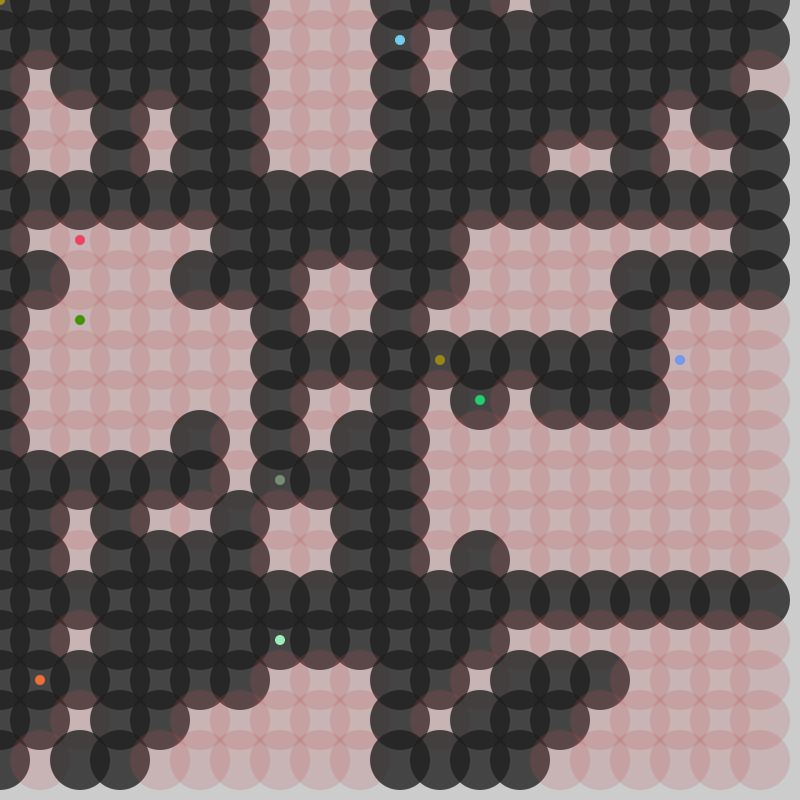
Frame 1 (no input)
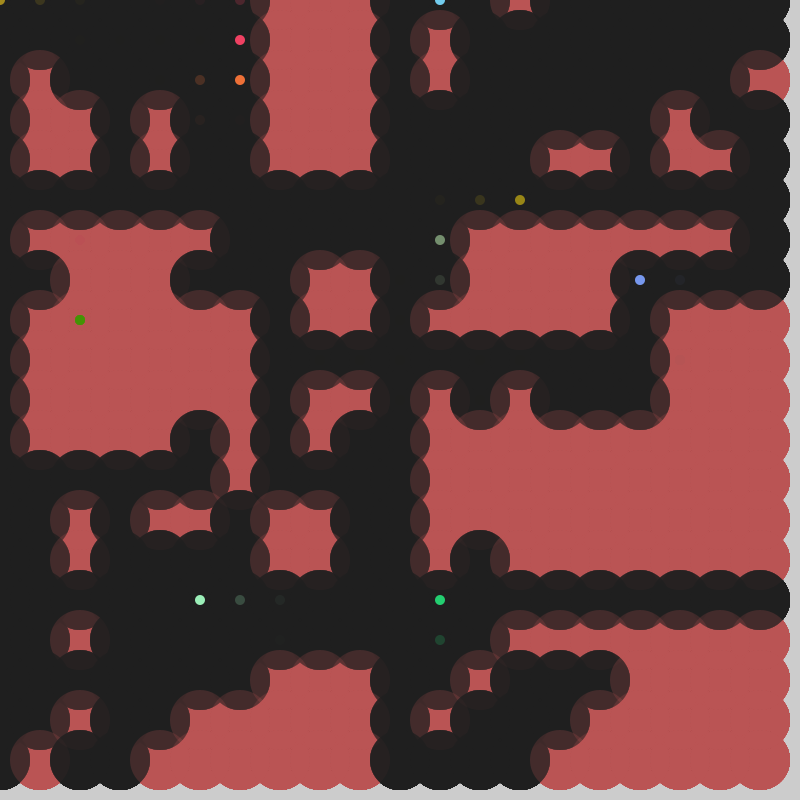
Frame 60 (the mouse pressed at the canvas centre just before this capture)
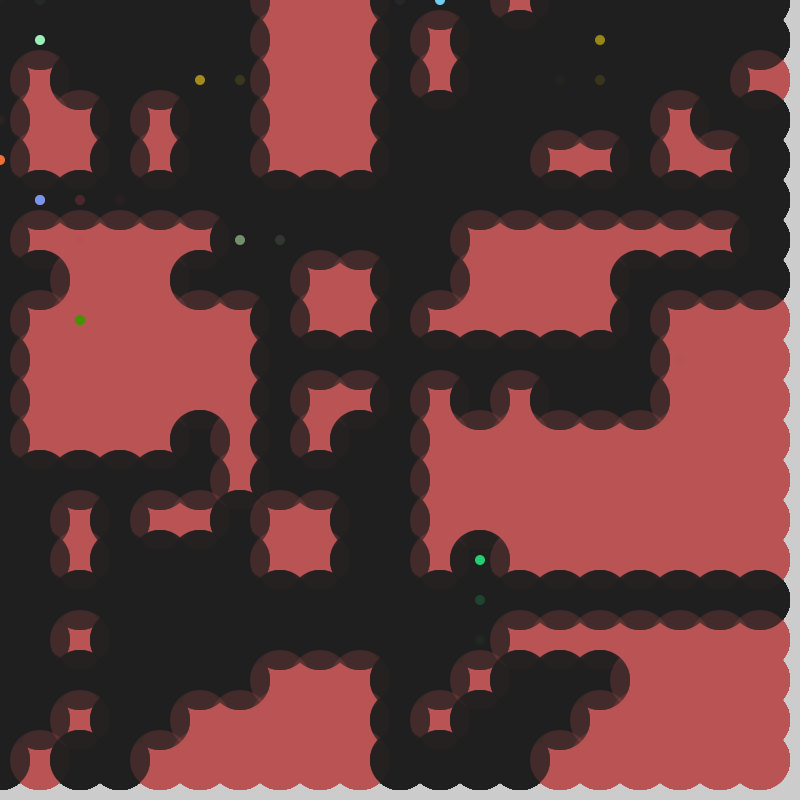
Frame 120 (the mouse held since frame 60 and released just before this capture)

The Processing sketch that drew these frames (run headless with seeded random() and noise(); from frame 60 on, the mouse is pressed at the canvas centre):

// Processing sketch: PeepCity
// ── PeepCity.pde

int ROWS = 20;
int COLS = 20;
float blockWidth, blockHeight;
int[][] WORLD;

int HOUSE = 0;
int STREET = 1;

int peepX[], peepY[], peepC[];
int NPEEPS = 10;
void setup() {
  size(800, 800);
  
  WORLD = new int[COLS][ROWS];
  peepX = new int[NPEEPS];
  peepY = new int[NPEEPS];
  peepC = new int[NPEEPS];
  
  int nwalkers = ROWS;
  int nsteps =ROWS;
  for (int walker=0; walker < nwalkers; ++walker) {
    int posX = int(random(COLS));
    int posY = int(random(ROWS)); 
    for (int step=0; step < nsteps; ++step) {
      WORLD[posX][posY] = STREET;
      int randomDirection =(int)random(4);
      final int N=0, E=1, S=2, W=3;
      switch(randomDirection) {
        case N:
          posY -= 1;
          posY = abs(posY%ROWS);
          break;
        case S:
          posY += 1;
          posY = abs(posY%ROWS);
          break;
        case E:
          posX += 1;
          posX = abs(posX%COLS);
          break;
        case W:
          posX -= 1;
          posX = abs(posX%COLS);
      } 
    }
  }
  
  for (int row=0; row < ROWS; ++row) {
    for (int col=0; col < COLS; ++col) {
      if(row%10 == 0 || col%10 == 5)
        WORLD[row][col] = STREET;
    }
  }
  
  for (int p=0; p<NPEEPS; ++p) {
    peepX[p] = int(random(COLS));
    peepY[p] = int(random(ROWS));
    peepC[p] = color(random(255),random(255),random(255));
  }

  
  
  blockWidth = width/(float)COLS;
  blockHeight = height/(float)ROWS;
  noStroke();
  
  frameRate(10);
}


void draw() {
  for (int row=0; row < ROWS; ++row) {
    for (int col=0; col < COLS; ++col) {
      if(WORLD[col][row] == STREET)
        fill(30, 200);
      else
        fill(185, 80, 80, 50);
        
      ellipse(col*blockWidth, row*blockHeight, blockWidth*1.5, blockHeight*1.5);
    }
  }
  
  for (int p=0; p<NPEEPS; ++p) {
    for (int i=0; i<1; ++i) {
      int randomDirection =(int)random(4);
      int oldX = peepX[p], oldY = peepY[p];
      final int N=0, E=1, S=2, W=3;
      switch(randomDirection) {
        case N:
          peepY[p] -= 1;
          peepY[p] = abs(peepY[p]%ROWS);
          break;
        case S:
          if (peepY[p] < ROWS) {
            peepY[p] += 1;
            peepY[p] = abs(peepY[p]%ROWS);
          }
          break;
        case E:
          peepX[p] += 1;
          peepX[p] = abs(peepX[p]%COLS);
          break;
        case W:
          peepX[p] -= 1;
          peepX[p] = abs(peepX[p]%COLS);
      } 
      if (WORLD[peepX[p]][peepY[p]] != STREET){
        peepX[p] = oldX; peepY[p] = oldY;
      }
     
    }
    fill(peepC[p]);
    ellipse(peepX[p]*blockWidth, peepY[p]*blockHeight, 10, 10);
  }
}
